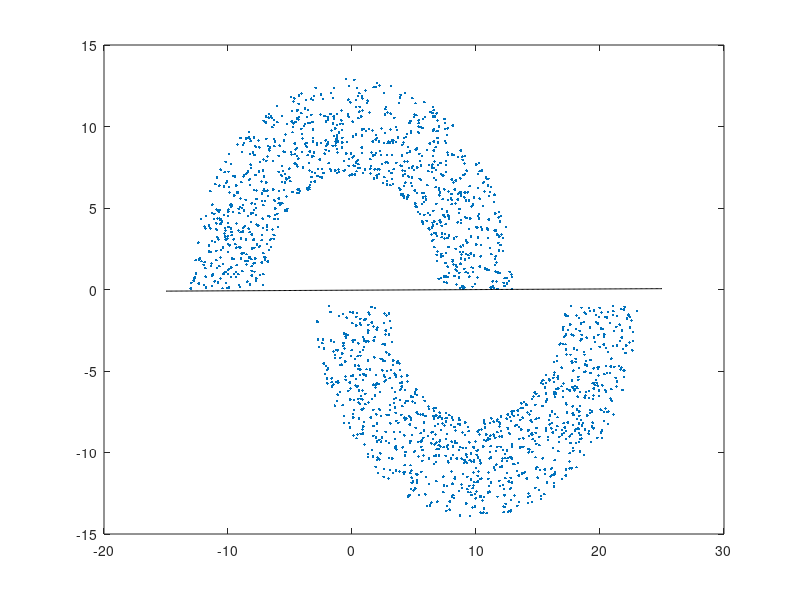
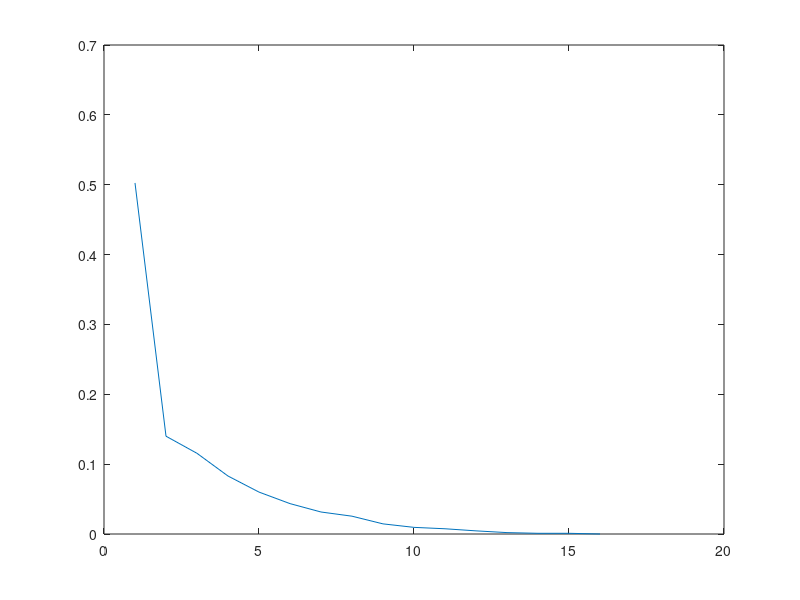

MATLAB code for these plots, in order:
clear all;
r=10;
w=6;
d=-1;
rand('state',0);
rho=r+(rand(1000,1)-1/2)*w;
rand('state',4);
theta1=pi*rand(1000,1);
D=zeros(2000,2);
D(1:1000,:)=[rho.*cos(theta1),rho.*sin(theta1)]; %the upper moon

theta2=pi+pi*rand(1000,1);
D(1001:2000,:)=[r+rho.*cos(theta2),d+rho.*sin(theta2)];
m=3;
mu=.1;
itermax=50; %the maximum of iterative
x(1,:)=ones(1,2000);
x(2,:)=D(:,1)';
x(3,:)=D(:,2);
w=zeros(m,1);
goal(1:1000,1)=ones(1000,1); %target
goal(1001:2000,1)=-1*ones(1000,1);
y=ones(2000,1);% output if choose y=-ones(2000,1), this means if w'*x<=0,
% x belongs to the first category
k=1;
while k<=itermax
for i=1:2000
w=w+mu*(goal(i)-y(i))*x(:,i);
%         w=w+x(:,i);
y(i)=sign(w'*x(:,i));
end
error(k)=length(find(y~=goal))/length(goal);
if y==goal
break;
end
k=k+1;
end
figure(1);
plot(D(:,1),D(:,2),'.');
f=@(x) -w(1)/w(3)-w(2)/w(3).*x;
s=-15:0.1:25;
hold on; plot(s,f(s),'k');
figure(2);
plot(error)
